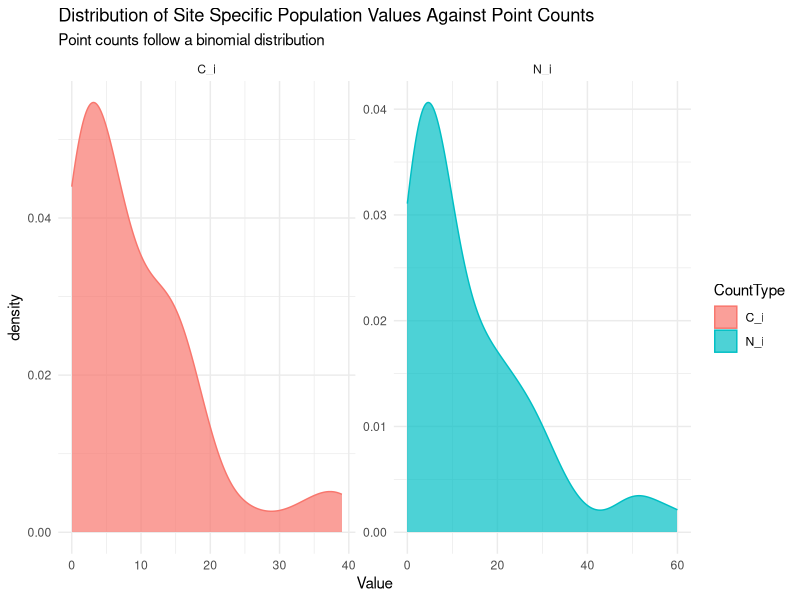
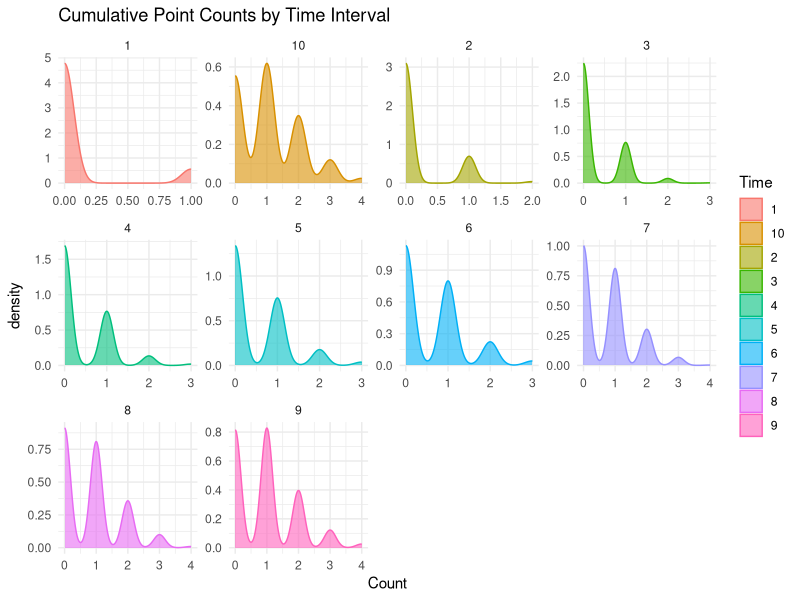
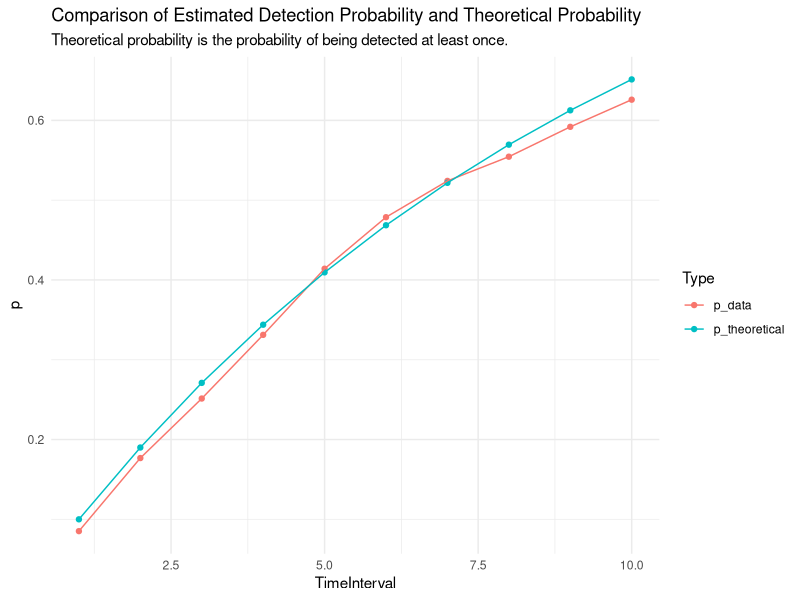

These charts were generated, in order, by the following R code:
## ---- chunk 1
knitr::opts_chunk$set(echo = TRUE)
## ---- chunk 2
library(tidyverse)
library(data.table)
library(matrixStats)
## ---- chunk 3
p_1m = 0.1 # needs to be the same p_1m I use to generate summarized count data
maxMinute = 10
psi=0.6
n_locations = 50
lambda = 15 # get this number from some data?
## ---- chunk 4
set.seed(1)
locationID = 1:n_locations
#N_i = rpois(n_locations,lambda)
N_i = rnbinom(n_locations, mu = lambda, size= 1)
dfPop = as.data.frame(cbind(locationID, N_i))
head(dfPop)
## ---- chunk 5
PredictProbability = function(m, p1m){
  # the way I think about this function is (for the time example): 
  # p1m is the probability of detecting an individual within a 1 min interval 
  # 1-p1m is the probability of not detecting an individual within a 1 min interval
  # (1-p1m)^m is the probability of not detecting an individual at all within m minutes
  # 1-((1-p1m)^m) is the probability of detecting an individual at least once within 
  # m minutes
  p_m = 1-((1-p1m)**m)
  return(p_m)
}
## ---- chunk 6
# generating point counts ci ~ Bin(Ni,p)
generatePointCount = function(Ni,p_1m,maxMinute, seed = NULL){
  NiUse = ifelse(Ni==0,1,Ni)
  individuals = 1:NiUse
  survey_1 = as.data.frame(individuals)
  #survey_1$locationID = locationID
  
  # generate a binomial distribution of counts, where detection probability 
  # depends on time (maxMinute)
  if(!is.null(seed))
    set.seed(seed)
  
  for(time in 1:maxMinute){
    #p_m = PredictProbability(time,p_1m)
    
    # rbinom(10,1,0.2) not the same as rbinom(1,10,0.2)...
    
    
    # I'm saying each individual is either counted or not (bernoulli)
    # this data is already incremental :)
    
    # handle edge case when NI = 0
    if(Ni==0){
      sample_count = as.data.frame(0)
    } else{
      sample_count = as.data.frame(rbinom(nrow(survey_1),1,p_1m))
    }
    colnames(sample_count)=time
    survey_1 = cbind(survey_1,sample_count)
  }
  
  # do some manipulation to find total point count at the location 
  totalCount= sum(rowSums(survey_1[,as.character(1:maxMinute)]) > 0)
  
  # make the data incremental
  # survey_1_d = copy(survey_1) # make a duplicate to reference
  # for(column in 2:ncol(survey_1_d)){
  #   if(column==2){
  #    next()
  #   } else{
  #     survey_1[,column] = survey_1[,column] -survey_1_d[,column-1]
  #     # case for if previous column was a number but new column is 0
  #     survey_1[,column]= ifelse(survey_1[,column]<0,0,survey_1[,column])
  #   }
  # }
  
  return(list(survey_1,totalCount))
} 
## ---- chunk 7
result = sapply(dfPop$N_i, generatePointCount,p_1m,maxMinute)
dfPop$C_i = unlist(result[2,])
## ---- chunk 8
locationID = 1
finalDF = matrix(NA,0,0)

for (df in 1:length(result[1,])){
  dfTemp = result[1,][[df]]
  dfTemp$locationID = locationID
  
  if(df==1){
    finalDF = dfTemp
  } else {
   finalDF = rbind(finalDF, dfTemp)
  }

  locationID = locationID+1
}
## ---- chunk 9
# first number represents the location, second number represents the individual
finalDF$UniqueIdentifier = paste(finalDF$locationID,finalDF$individuals)

# find cumulative sum
colsUse = as.character(1:maxMinute)
tempdf = as.matrix(finalDF[,colsUse])
tempdf = rowCumsums(tempdf)
tempdf = as.data.frame(tempdf)
colnames(tempdf) = colsUse

# add some more details to the cumulative counts dataframe
tempdf$locationID= finalDF$locationID
tempdf$individuals = finalDF$individuals
tempdf$UniqueIdentifier = finalDF$UniqueIdentifier


# view
# tempdf shows cumulative sum of counts for the individual
head(tempdf)
# final df is the sparse matrix of detection history
head(finalDF)
# dfPop is the summarised counts - generated from finalDF values
head(dfPop)
## ---- chunk 10
dfPop %>%
  pivot_longer(cols = c("N_i","C_i"), names_to = "CountType", values_to = "Value")%>%
  ggplot()+ 
  geom_density(aes(x=Value, color = CountType, fill = CountType),alpha=0.7)+ 
  facet_wrap(~CountType,scales="free")+ 
  theme_minimal()+ 
  labs(title = "Distribution of Site Specific Population Values Against Point Counts",
       subtitle = "Point counts follow a binomial distribution")
## ---- chunk 11
mean(dfPop$C_i/dfPop$N_i,na.rm=TRUE)
PredictProbability(maxMinute,p_1m)
## ---- chunk 12
tempdf%>%
  pivot_longer(cols = c(colsUse), names_to = "Time", values_to = "Count")%>%
ggplot()+ 
  geom_density(aes(x=Count, fill = Time, color = Time),alpha=0.6)+ 
  facet_wrap(~Time,scales= "free")+ 
  theme_minimal()+
  labs(title= "Cumulative Point Counts by Time Interval")
## ---- chunk 13
finalDF %>%
  pivot_longer(cols = c(colsUse), names_to = "TimeInterval", values_to = "Count")%>%
  group_by(locationID, TimeInterval)%>%
  summarise(TotalCount = sum(Count))
## ---- chunk 14
CountByTimeInterval = tempdf %>%
  pivot_longer(cols = c(colsUse), names_to = "TimeInterval", values_to = "Count")%>%
  group_by(locationID,TimeInterval) %>%
  mutate(TimeInterval = as.numeric(TimeInterval)) %>%
  summarise(Count = sum(Count > 0), # find number of individuals detected at least once
            p_hat = Count/n())
## ---- chunk 15
# find theoretical probability of being detected at least once
summaryPhat = CountByTimeInterval %>%
  group_by(TimeInterval)%>%
  summarise(p_data = mean(p_hat))
summaryPhat$TimeInterval = as.numeric(summaryPhat$TimeInterval)
summaryPhat$p_theoretical = PredictProbability(summaryPhat$TimeInterval, p_1m)
## ---- chunk 16
summaryPhat %>%
  pivot_longer(cols=c("p_data","p_theoretical"),names_to = "Type",values_to = "p" )%>%
ggplot()+
  geom_point(aes(x=TimeInterval, y = p,color=Type))+ 
  geom_line(aes(x=TimeInterval, y = p,color= Type))+
  theme_minimal()+ 
  labs(title = "Comparison of Estimated Detection Probability and Theoretical Probability",
       subtitle = "Theoretical probability is the probability of being detected at least once.")
